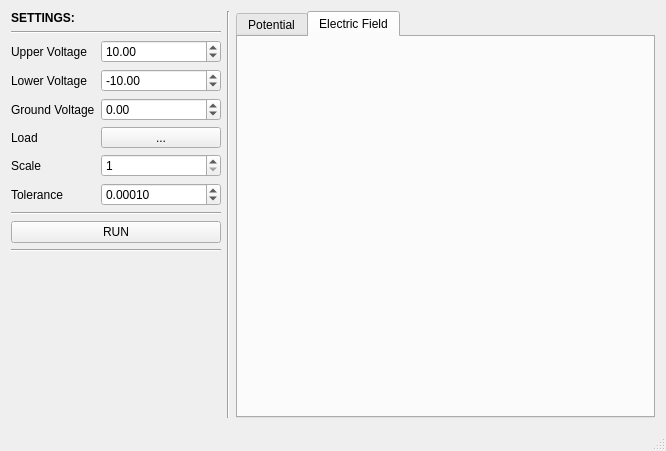
<?xml version="1.0" encoding="UTF-8"?>
<ui version="4.0">
 <class>MainWindow</class>
 <widget class="QMainWindow" name="MainWindow">
  <property name="geometry">
   <rect>
    <x>0</x>
    <y>0</y>
    <width>666</width>
    <height>451</height>
   </rect>
  </property>
  <property name="windowTitle">
   <string>MainWindow</string>
  </property>
  <widget class="QWidget" name="centralWidget">
   <layout class="QHBoxLayout" name="horizontalLayout">
    <item>
     <layout class="QVBoxLayout" name="verticalLayout">
      <property name="sizeConstraint">
       <enum>QLayout::SetMinimumSize</enum>
      </property>
      <item>
       <widget class="QLabel" name="labelSettings">
        <property name="sizePolicy">
         <sizepolicy hsizetype="Minimum" vsizetype="Fixed">
          <horstretch>0</horstretch>
          <verstretch>0</verstretch>
         </sizepolicy>
        </property>
        <property name="font">
         <font>
          <weight>75</weight>
          <bold>true</bold>
         </font>
        </property>
        <property name="text">
         <string>SETTINGS:</string>
        </property>
       </widget>
      </item>
      <item>
       <widget class="Line" name="lineh1">
        <property name="orientation">
         <enum>Qt::Horizontal</enum>
        </property>
       </widget>
      </item>
      <item>
       <layout class="QGridLayout" name="gridLayout">
        <property name="sizeConstraint">
         <enum>QLayout::SetMinimumSize</enum>
        </property>
        <item row="0" column="0">
         <widget class="QLabel" name="labelVoltageUp">
          <property name="toolTip">
           <string>Voltage of the top plate [RED]</string>
          </property>
          <property name="text">
           <string>Upper Voltage</string>
          </property>
         </widget>
        </item>
        <item row="0" column="1">
         <widget class="QDoubleSpinBox" name="doubleSpinBoxVoltageUp">
          <property name="sizePolicy">
           <sizepolicy hsizetype="Preferred" vsizetype="Fixed">
            <horstretch>0</horstretch>
            <verstretch>0</verstretch>
           </sizepolicy>
          </property>
          <property name="decimals">
           <number>2</number>
          </property>
          <property name="minimum">
           <double>-500.000000000000000</double>
          </property>
          <property name="maximum">
           <double>500.000000000000000</double>
          </property>
          <property name="singleStep">
           <double>10.000000000000000</double>
          </property>
          <property name="value">
           <double>10.000000000000000</double>
          </property>
         </widget>
        </item>
        <item row="3" column="0">
         <widget class="QLabel" name="labelLoad">
          <property name="toolTip">
           <string>Load an image from a file (R= +V, B= -V, G= ground)</string>
          </property>
          <property name="text">
           <string>Load</string>
          </property>
         </widget>
        </item>
        <item row="3" column="1">
         <widget class="QToolButton" name="toolButtonLoad">
          <property name="enabled">
           <bool>true</bool>
          </property>
          <property name="sizePolicy">
           <sizepolicy hsizetype="Fixed" vsizetype="Fixed">
            <horstretch>0</horstretch>
            <verstretch>0</verstretch>
           </sizepolicy>
          </property>
          <property name="minimumSize">
           <size>
            <width>120</width>
            <height>0</height>
           </size>
          </property>
          <property name="contextMenuPolicy">
           <enum>Qt::NoContextMenu</enum>
          </property>
          <property name="text">
           <string>...</string>
          </property>
         </widget>
        </item>
        <item row="5" column="1">
         <widget class="QDoubleSpinBox" name="doubleSpinBoxTolerance">
          <property name="sizePolicy">
           <sizepolicy hsizetype="Preferred" vsizetype="Fixed">
            <horstretch>0</horstretch>
            <verstretch>0</verstretch>
           </sizepolicy>
          </property>
          <property name="toolTipDuration">
           <number>-1</number>
          </property>
          <property name="decimals">
           <number>5</number>
          </property>
          <property name="minimum">
           <double>0.000010000000000</double>
          </property>
          <property name="maximum">
           <double>1.000000000000000</double>
          </property>
          <property name="singleStep">
           <double>0.000100000000000</double>
          </property>
          <property name="value">
           <double>0.000100000000000</double>
          </property>
         </widget>
        </item>
        <item row="1" column="1">
         <widget class="QDoubleSpinBox" name="doubleSpinBoxVoltageLow">
          <property name="minimum">
           <double>-500.000000000000000</double>
          </property>
          <property name="maximum">
           <double>500.000000000000000</double>
          </property>
          <property name="singleStep">
           <double>10.000000000000000</double>
          </property>
          <property name="value">
           <double>-10.000000000000000</double>
          </property>
         </widget>
        </item>
        <item row="5" column="0">
         <widget class="QLabel" name="labelAccuracy">
          <property name="toolTip">
           <string>Error tolerance</string>
          </property>
          <property name="text">
           <string>Tolerance</string>
          </property>
         </widget>
        </item>
        <item row="1" column="0">
         <widget class="QLabel" name="labelVoltageLow">
          <property name="toolTip">
           <string>Voltage of the lower plate [BLUE]</string>
          </property>
          <property name="text">
           <string>Lower Voltage</string>
          </property>
         </widget>
        </item>
        <item row="2" column="0">
         <widget class="QLabel" name="labelVoltageGround">
          <property name="toolTip">
           <string>Voltage of the ground [GREEN}</string>
          </property>
          <property name="text">
           <string>Ground Voltage</string>
          </property>
         </widget>
        </item>
        <item row="2" column="1">
         <widget class="QDoubleSpinBox" name="doubleSpinBoxVoltageGround">
          <property name="minimum">
           <double>-500.000000000000000</double>
          </property>
          <property name="maximum">
           <double>500.000000000000000</double>
          </property>
         </widget>
        </item>
        <item row="4" column="0">
         <widget class="QLabel" name="labelScale">
          <property name="toolTip">
           <string>Scale the image up</string>
          </property>
          <property name="text">
           <string>Scale</string>
          </property>
         </widget>
        </item>
        <item row="4" column="1">
         <widget class="QSpinBox" name="spinBoxScale">
          <property name="minimum">
           <number>1</number>
          </property>
          <property name="maximum">
           <number>1000</number>
          </property>
          <property name="value">
           <number>1</number>
          </property>
         </widget>
        </item>
       </layout>
      </item>
      <item>
       <widget class="Line" name="lineh2">
        <property name="orientation">
         <enum>Qt::Horizontal</enum>
        </property>
       </widget>
      </item>
      <item>
       <widget class="QPushButton" name="pushButtonRun">
        <property name="text">
         <string>RUN</string>
        </property>
       </widget>
      </item>
      <item>
       <widget class="Line" name="lineh3">
        <property name="orientation">
         <enum>Qt::Horizontal</enum>
        </property>
       </widget>
      </item>
      <item>
       <widget class="QLabel" name="labelIteration">
        <property name="text">
         <string/>
        </property>
       </widget>
      </item>
      <item>
       <widget class="QLabel" name="labelTime">
        <property name="text">
         <string/>
        </property>
       </widget>
      </item>
      <item>
       <spacer name="verticalSpacer">
        <property name="orientation">
         <enum>Qt::Vertical</enum>
        </property>
        <property name="sizeHint" stdset="0">
         <size>
          <width>20</width>
          <height>40</height>
         </size>
        </property>
       </spacer>
      </item>
     </layout>
    </item>
    <item>
     <widget class="Line" name="linev1">
      <property name="orientation">
       <enum>Qt::Vertical</enum>
      </property>
     </widget>
    </item>
    <item>
     <widget class="QTabWidget" name="tabWidget">
      <property name="currentIndex">
       <number>1</number>
      </property>
      <widget class="QWidget" name="tabPotential">
       <attribute name="title">
        <string>Potential</string>
       </attribute>
       <layout class="QGridLayout" name="gridLayout_2">
        <item row="0" column="0">
         <widget class="QLabel" name="plotV">
          <property name="sizePolicy">
           <sizepolicy hsizetype="Maximum" vsizetype="Maximum">
            <horstretch>0</horstretch>
            <verstretch>0</verstretch>
           </sizepolicy>
          </property>
          <property name="minimumSize">
           <size>
            <width>1</width>
            <height>1</height>
           </size>
          </property>
          <property name="text">
           <string/>
          </property>
         </widget>
        </item>
       </layout>
      </widget>
      <widget class="QWidget" name="tabEField">
       <attribute name="title">
        <string>Electric Field</string>
       </attribute>
       <layout class="QGridLayout" name="gridLayout_3">
        <item row="0" column="0">
         <widget class="QLabel" name="plotE">
          <property name="sizePolicy">
           <sizepolicy hsizetype="Maximum" vsizetype="Maximum">
            <horstretch>0</horstretch>
            <verstretch>0</verstretch>
           </sizepolicy>
          </property>
          <property name="minimumSize">
           <size>
            <width>1</width>
            <height>1</height>
           </size>
          </property>
          <property name="text">
           <string/>
          </property>
         </widget>
        </item>
       </layout>
      </widget>
     </widget>
    </item>
   </layout>
  </widget>
  <widget class="QStatusBar" name="statusBar"/>
 </widget>
 <layoutdefault spacing="6" margin="11"/>
 <resources/>
 <connections/>
 <slots>
  <slot>comboBoxIndexChanged()</slot>
 </slots>
</ui>
